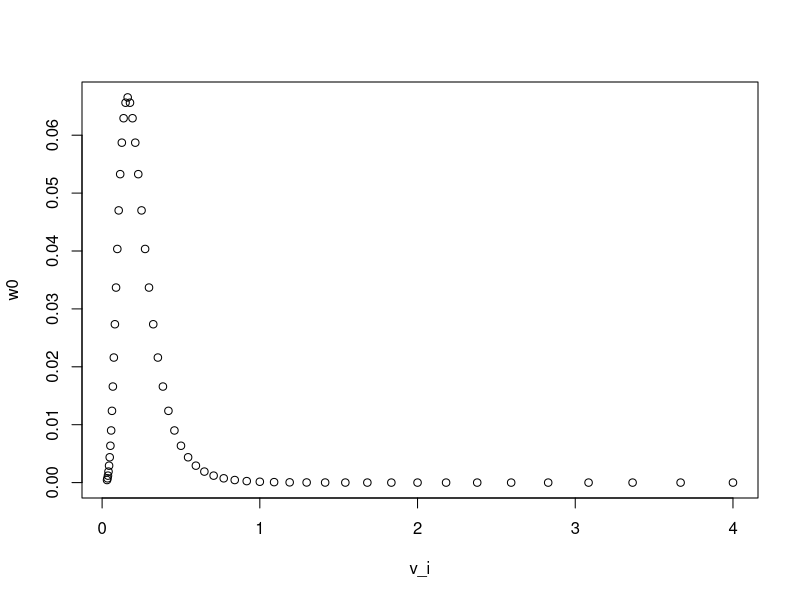

Write the R code that produced this figure. (Note: this script raises an error after producing the figure.)
## ---- chunk 1
rm(list = ls())

library(reshape2)
library(ggplot2)



m <- 57
hours <- 24

v_min <- 2^(-5)
delta_v <- 0.125
size_index <- 1:m
v_i <- v_min * 2^((size_index - 1) * delta_v)

# True parameters
gamma_max_true <- 0.20
delta_max_true <- 0.03
E_star_true <- 500


a_true <- 2
b_true <- 2



# Light function


E_t <- function(t) {
  1000 * max(0, sin(2*pi * t / 24))
}

# Growth function
gamma_t <- function(t, gamma_max, E_star) {
  gamma_max * (1 - exp(-E_t(t) / E_star))
}

# Division function
delta_i_t <- function(t, delta_max, a, b) {
  
  if (t < 6) { #t_d = 6 , before hour 6 the probability of division is 0.
    return(rep(0, m))
  }
  
  delta_i <- delta_max * ((a * v_i)^b / (1 + (a * v_i)^b))
  return(delta_i)
}


# Matrix A(t)

matrix_A <- function(t, gamma_max, delta_max, E_star, a, b) {
  
  A <- matrix(0, nrow = m, ncol = m)
  
  gamma <- gamma_t(t, gamma_max, E_star)
  delta_i <- delta_i_t(t, delta_max, a, b)
  
  j <- 1 + (1 / delta_v)
  
  # Growth
  for (i in 1:(m - 1)) {
    A[i + 1, i] <- gamma * (1 - delta_i[i])
  }
  
  A[m, m] <- A[m, m] + gamma * (1 - delta_i[m])
  
  # Division
  for (i in 2:(j - 1)) {
    A[1, i] <- A[1, i] + 2 * delta_i[i]
  }
  
  for (i in j:m) {
    smaller_class <- i + 1 - j
    A[smaller_class, i] <- A[smaller_class, i] + 2 * delta_i[i]
  }
  
  # Stasis
  A[1, 1] <- A[1, 1] + ((1 - gamma) * (1 - delta_i[1])) + 2 * delta_i[1]
  
  for (i in 2:(m - 1)) {
    A[i, i] <- A[i, i] + (1 - gamma) * (1 - delta_i[i])
  }
  
  A[m, m] <- A[m, m] + (1 - delta_i[m])
  
  return(A)
}


# Matrix B(t)
# 1 hour = 6 ten-minute A matrices


matrix_B <- function(t, gamma_max, delta_max, E_star, a, b, dt = 1/6) {
  
  B <- diag(m)        # creates 57X57 identity matrix - we need it because we will do matrix                            multiplication 
  n_steps <- 1 / dt
  
  for (k in 0:(n_steps - 1)) {            # for k in 0:5
    
    time_now <- t + k * dt
    
    A_k <- matrix_A(
      t = time_now,
      gamma_max = gamma_max,
      delta_max = delta_max,
      E_star = E_star,
      a = a,
      b = b
    )
    
    B <- A_k %*% B         #B = A_3 %*% A_2 %*% A_1 , initially B = I , B = A_0 %*% I
  }
  
  return(B)
}


# Initial distribution w(0)

w0 <- dnorm(size_index, mean = 20, sd= 6) # at time 0, most cells are around size class 20.
w0 <- w0 / sum(w0)
plot(v_i,w0)

#  true model distribution


W_true <- matrix(0, nrow = hours, ncol = m)
W_true[1, ] <- w0 # puts the initial distribution into the first row.

for (t in 1:(hours - 1)) {
  
  B_t <- matrix_B(
    t = t,
    gamma_max = gamma_max_true,
    delta_max = delta_max_true,
    E_star = E_star_true,
    a = a_true,
    b = b_true
  )
  
  W_true[t + 1, ] <- B_t %*% W_true[t, ] #w(t+1) = B(t) w(t)
  W_true[t + 1, ] <- W_true[t + 1, ] / sum(W_true[t + 1, ])
}

set.seed(123)

N <- 1000000 #create fake observation 
Counts <- matrix(0, nrow = hours, ncol = m)

for (t in 1:hours) {
  Counts[t, ] <- rmultinom(
    n = 1,
    size = N,
    prob = W_true[t, ]
  )
}

W_obs <- Counts / rowSums(Counts) # fake noisy

# Model for guessed parameters


guess_model <- function(params,W) { #params = c(gamma_max, delta_max, E_star, a, b)
  
  gamma_max <- params[1]
  delta_max <- params[2]
  E_star <- params[3]
  a <- params[4]
  b <- params[5]
  
  W_pred <- matrix(0, nrow = hours, ncol = m)
  W_pred[1, ] <- W[1,]
  
  for (t in 1:(hours - 1)) {
    
    B_t <- matrix_B( # hourly matrix 
      t = t,
      gamma_max = gamma_max,
      delta_max = delta_max,
      E_star = E_star,
      a = a,
      b = b
    )
    
    W_pred[t + 1, ] <- B_t %*% W[t, ] #next step distribution # W(t+1) = B(t)w(t)
    W_pred[t + 1, ] <- W_pred[t + 1, ] / sum(W_pred[t + 1, ])
  }
  
  return(W_pred)
}


# Objective function


objective_function <- function(params,W) { # finds out how bad the guess is 
  
  gamma_max <- params[1]
  delta_max <- params[2]
  E_star <- params[3]
  a <- params[4]
  b <- params[5]
  
  if (gamma_max < 0 || gamma_max > 0.5 ||
      delta_max < 0 || delta_max > 0.5 ||
      E_star <= 0 ||
      a <= 0 ||
      b <= 0) {
    return(1e10)
  }
  
  W_pred <- guess_model(params, W)
  error <- sum((W - W_pred)^2) # observed and predicted distributions.
  
  return(error)
}

# Fit parameters


initial_guess <- c(0.20, 0.03, 500, 2, 2)

fit <- optim( # objective function as small as possible 
  par = initial_guess,
  fn = objective_function,
  W = W_obs,
  method = "L-BFGS-B", #allows lower and upper bounds.
  lower = c(0, 0, 100, 0.1, 0.1),
  upper = c(0.5, 0.15, 5000, 30, 10)
)

estimated_params <- fit$par #saves the best parameters found by optim.



results <- data.frame(
  Parameter = c("gamma_max", "delta_max", "E_star", "a", "b"),
  True = c(gamma_max_true, delta_max_true, E_star_true, a_true, b_true),
  Estimated = estimated_params
)

print(results) 

# Heatmap function

plot_heatmap <- function(W, title_name) {
  
  df <- melt(W)
  colnames(df) <- c("Hour", "SizeClass", "Proportion")
  
  df$Hour <- df$Hour - 1
  df$CellVolume <- v_i[df$SizeClass]
  
  ggplot(df, aes(x = CellVolume, y = Hour, fill = Proportion)) +
    geom_tile() +
    scale_x_log10() +
    scale_fill_gradientn(colors = c("blue", "cyan", "yellow", "red")) +
    labs(
      title = title_name,
      x = expression("Cell volume ("*mu*m^3*")"),
      y = "Hour after dawn",
      fill = "Proportion"
    ) +
    theme_minimal()
}


# Plot


W_fit <- guess_model(estimated_params, W = W_obs7)

p_true <- plot_heatmap(W_true, "True Model Distribution")
p_obs  <- plot_heatmap(W_obs, "Fake Observed Distribution")
p_fit  <- plot_heatmap(W_fit, "Fitted Model Distribution")

print(p_true)
print(p_obs)
print(p_fit)
## ---- chunk 2
#| echo: false
2 * 2
